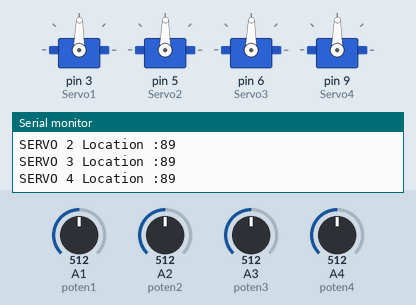
This sketch was run on a simulated Arduino Uno, built with avr-gcc and run on an emulated ATmega328P. Parts: 4 × servo, the last lines printed to the serial monitor. The inputs (shaded band) are chosen by the test bench; at power-on: A1 (poten1) = 512, A2 (poten2) = 512, A3 (poten3) = 512, A4 (poten4) = 512.

Above: at 1.3 s.
1.4 s: A1 (poten1) set to 716
At 2.8 s:
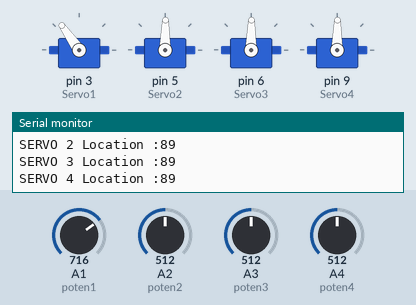
3.1 s: A2 (poten2) set to 716
At 4.3 s:
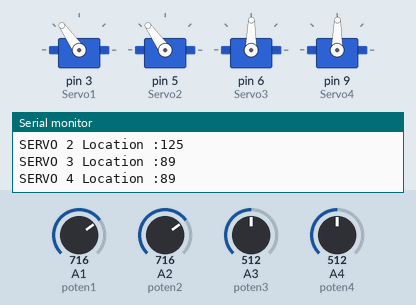
4.6 s: A3 (poten3) set to 716
At 5.9 s:
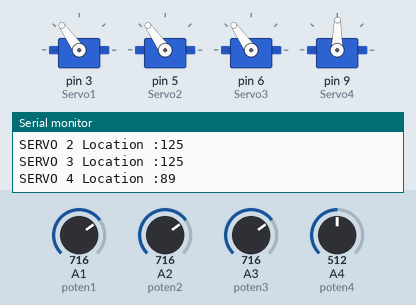
6.2 s: A4 (poten4) set to 716
At 6.9 s:
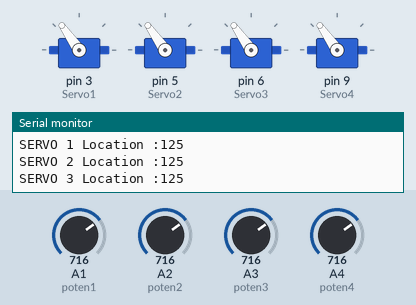
7.8 s: A1 (poten1) set to 992
At 8.8 s:
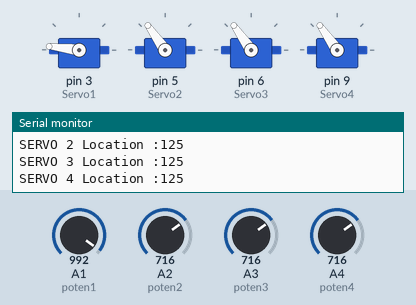
9.4 s: A2 (poten2) set to 992
At 10.8 s:
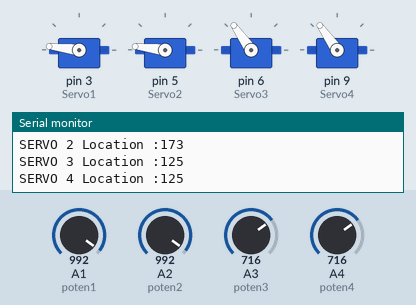
Timing chart, 0 to 12.0 s (numbered marks = the images above; inputs shaded):
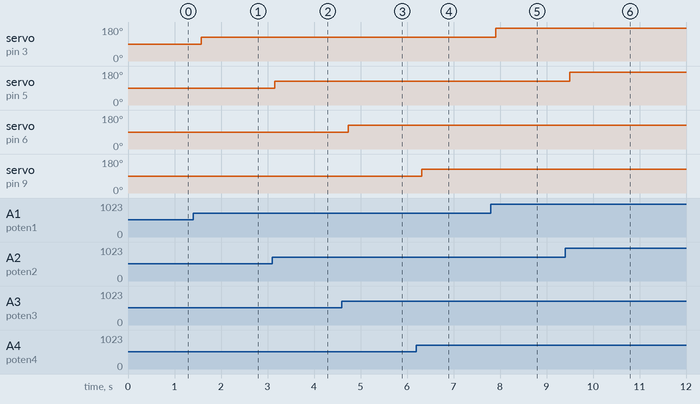

Measured:
- after the input at 1.4 s, servo on pin 3 (Servo1): 89° → 125° after 0.18 s
- after the input at 3.1 s, servo on pin 5 (Servo2): 89° → 125° after 0.05 s
- after the input at 4.6 s, servo on pin 6 (Servo3): 89° → 125° after 0.14 s
- after the input at 6.2 s, servo on pin 9 (Servo4): 89° → 125° after 0.12 s
- after the input at 7.8 s, servo on pin 3 (Servo1): 125° → 173° after 0.11 s
- after the input at 9.4 s, servo on pin 5 (Servo2): 125° → 173° after 0.09 s

The sketch:

Using_Servo___Potentiometer.ino
```cpp
//Contrlling Robotic Arm using Potentiometer

//Importing library
#include <Servo.h>

//Servo
#define Servo1 3
#define Servo2 5
#define Servo3 6
#define Servo4 9
Servo myservo_1,myservo_2,myservo_3,myservo_4;

//Potentiometer pins
#define poten1 A1
#define poten2 A2
#define poten3 A3
#define poten4 A4

// Potentiometer values
int Servo_val;
int Servo_va2;
int Servo_va3;
int Servo_va4;


void setup()
{

  Serial.begin(9600);
  myservo_1.attach(Servo1);
  myservo_2.attach(Servo2);
  myservo_3.attach(Servo3);
  myservo_4.attach(Servo4);

}


void loop()
{

  Servo_val = map(analogRead(poten1),0, 1023, 0, 179);
  myservo_1.write(Servo_val);
  Servo_va2 = map(analogRead(poten2),0, 1023, 0, 179);
  myservo_2.write(Servo_va2);
  Servo_va3 = map(analogRead(poten3),0, 1023, 0, 179);
  myservo_3.write(Servo_va3);
  Servo_va4 = map(analogRead(poten4),0, 1023, 0, 179);
  myservo_4.write(Servo_va4);

  Serial.println("SERVO 1 Location :"+String(Servo_val));
  Serial.println("SERVO 2 Location :"+String(Servo_va2));
  Serial.println("SERVO 3 Location :"+String(Servo_va3));
  Serial.println("SERVO 4 Location :"+String(Servo_va4));

  delay(500);

}
```
